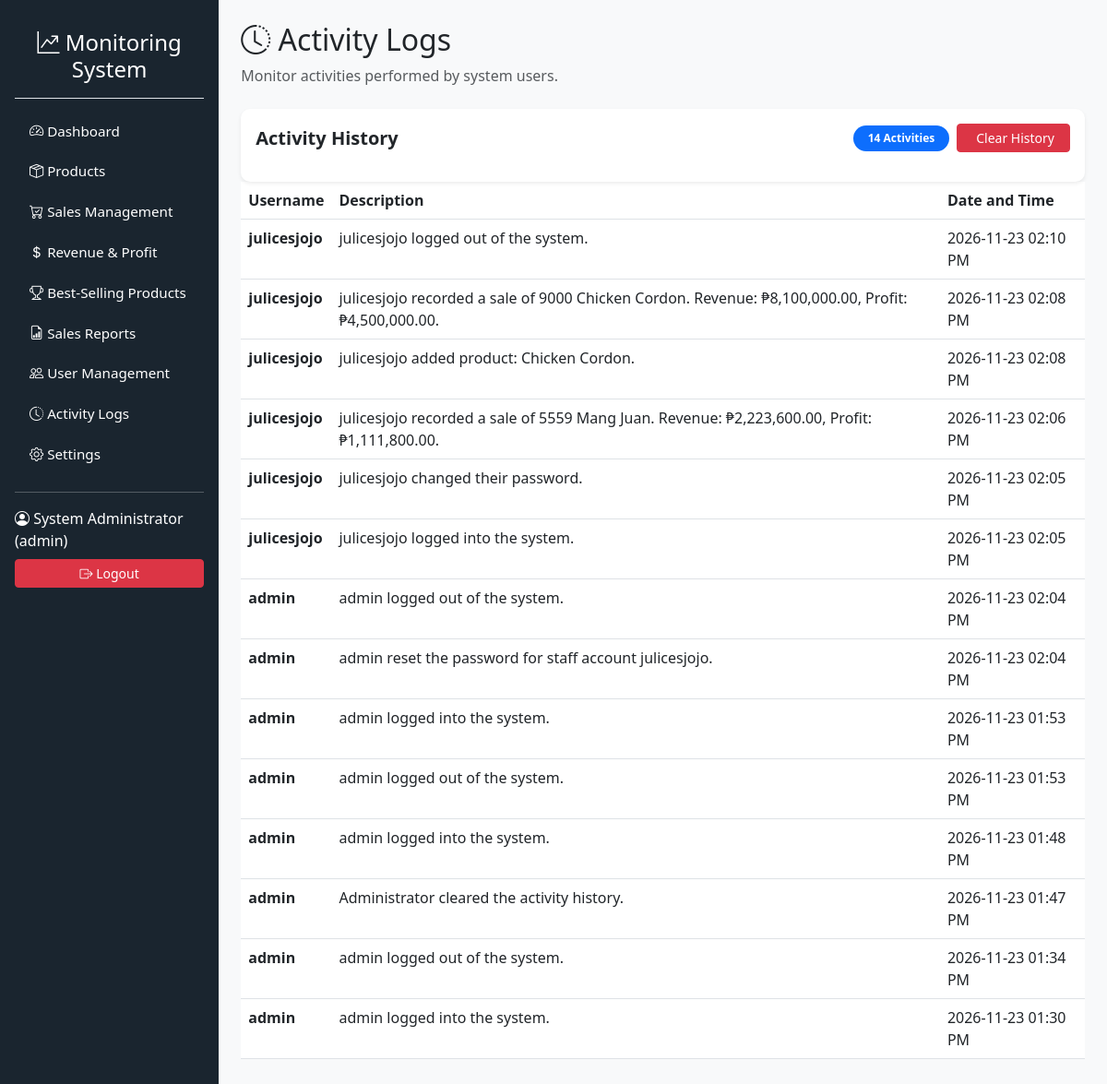
The app's page /activity-logs (signed in) with its own data.
### models.py (models this page shows, shortened)
class User(UserMixin, db.Model):
    __tablename__ = 'users'
    id = db.Column(db.Integer, primary_key=True)
    username = db.Column(db.String(80), unique=True, nullable=False)
    password_hash = db.Column(db.String(255), nullable=False)
    full_name = db.Column(db.String(120), nullable=False)
    role = db.Column(db.String(20), nullable=False, default='staff') # 'admin' or 'staff'
    date_created = db.Column(db.DateTime, default=datetime.utcnow)
    must_change_password = db.Column(db.Boolean, default=False)

class ActivityLog(db.Model):
    __tablename__ = 'activity_logs'
    id = db.Column(db.Integer, primary_key=True)
    user_id = db.Column(
        db.Integer,
        db.ForeignKey('users.id', ondelete='SET NULL'),
        nullable=True
    )
    username = db.Column(db.String(80), nullable=False)
    action = db.Column(db.String(100), nullable=False)
    description = db.Column(db.Text, nullable=False)
    timestamp = db.Column(db.DateTime, default=datetime.utcnow)
    user = db.relationship('User', backref='activity_logs')

### routes/users.py (the view)
@users_bp.route('/activity-logs')
@login_required
def activity_logs():
    if current_user.role != 'admin':
        flash('Access restricted to administrators only.', 'danger')
        return redirect(url_for('dashboard.index'))
    logs = ActivityLog.query.order_by(
        ActivityLog.timestamp.desc(),
        ActivityLog.id.desc()
    ).all()
    return render_template('activity_logs.html', logs=logs)

### app.py (called while the page is built)
@login_manager.user_loader
def load_user(user_id):
    return User.query.get(int(user_id))

### routes/auth.py (called while the page is built)
@auth_bp.before_app_request
def require_password_change():
    if current_user.is_authenticated and current_user.must_change_password:
        allowed_endpoints = [
            'auth.change_password',
            'auth.logout',
            'static'
        ]
        if request.endpoint not in allowed_endpoints:
            return redirect(url_for('auth.change_password'))

### templates/activity_logs.html (shortened to what this page needs)
{% extends "base.html" %}
{% block content %}
<div class="d-flex justify-content-between align-items-center mb-4">
    <div>
        <h2><i class="bi bi-clock-history"></i> Activity Logs</h2>
        <p class="text-muted mb-0">Monitor activities performed by system users.</p>
    </div>
</div>
<div class="card p-3 shadow-sm">
<div class="d-flex justify-content-between align-items-center flex-wrap gap-2 mb-3">
    <h5 class="mb-0 fw-semibold">Activity History</h5>
    <div class="d-flex align-items-center gap-2">
        <span class="badge bg-primary rounded-pill px-3 py-2">
            {{ logs|length }} Activities
        </span>
        {% if current_user.role == 'admin' %}
        <form method="POST"
              action="{{ url_for('users.clear_activity_logs') }}"
              onsubmit="return confirm('Are you sure you want to clear all activity history? This action cannot be undone.');">
            <button type="submit" class="btn btn-danger btn-sm px-3">
                Clear History
            </button>
        </form>
        {% endif %}
    </div>
</div>
    </div>
    <div class="table-responsive">
        <table class="table table-hover">
    <thead>
        <tr>
            <th>Username</th>
            <th>Description</th>
            <th>Date and Time</th>
        </tr>
    </thead>
    <tbody>
        {% for log in logs %}
        <tr>
            <td><strong>{{ log.username }}</strong></td>
            <td>{{ log.description }}</td>
            <td>{{ log.timestamp.strftime('%Y-%m-%d %I:%M %p') }}</td>
        </tr>
        {% endfor %}
    </tbody>
</table>
    </div>
</div>
{% endblock %}

### templates/base.html (shortened to what this page needs)
<!DOCTYPE html>
<html lang="en">
<head>
    <link href="https://cdn.jsdelivr.net/npm/bootstrap@5.3.0/dist/css/bootstrap.min.css" rel="stylesheet">
    <link href="https://cdn.jsdelivr.net/npm/bootstrap-icons@1.10.0/font/bootstrap-icons.css" rel="stylesheet">
    <link rel="stylesheet" href="{{ url_for('static', filename='css/style.css') }}">
</head>
<body>
    <div class="d-flex">
        <nav class="sidebar bg-dark text-white p-3">
            <h4 class="text-center py-3 border-bottom"><i class="bi bi-graph-up-arrow"></i> Monitoring System</h4>
            <ul class="nav nav-pills flex-column mb-auto mt-3">
                <li class="nav-item"><a href="{{ url_for('dashboard.index') }}" class="nav-link text-white"><i class="bi bi-speedometer2"></i> Dashboard</a></li>
                <li><a href="{{ url_for('products.index') }}" class="nav-link text-white"><i class="bi bi-box-seam"></i> Products</a></li>
                <li><a href="{{ url_for('sales.index') }}" class="nav-link text-white"><i class="bi bi-cart-check"></i> Sales Management</a></li>
                <li><a href="{{ url_for('reports.revenue') }}" class="nav-link text-white"><i class="bi bi-currency-dollar"></i> Revenue & Profit</a></li>
                <li><a href="{{ url_for('reports.best_sellers') }}" class="nav-link text-white"><i class="bi bi-trophy"></i> Best-Selling Products</a></li>
                <li><a href="{{ url_for('reports.reports') }}" class="nav-link text-white"><i class="bi bi-file-earmark-bar-graph"></i> Sales Reports</a></li>
                {% if current_user.role == 'admin' %}
<li>
    <a href="{{ url_for('users.index') }}" class="nav-link text-white">
        <i class="bi bi-people"></i> User Management
    </a>
</li>
<li>
    <a href="{{ url_for('users.activity_logs') }}" class="nav-link text-white">
        <i class="bi bi-clock-history"></i> Activity Logs
    </a>
</li>
{% endif %}
                <li><a href="{{ url_for('users.settings') }}" class="nav-link text-white"><i class="bi bi-gear"></i> Settings</a></li>
            </ul>
            <hr>
            <div class="dropdown">
                <span class="d-block mb-2"><i class="bi bi-person-circle"></i> {{ current_user.full_name }} ({{ current_user.role }})</span>
                <a href="{{ url_for('auth.logout') }}" class="btn btn-danger btn-sm w-100"><i class="bi bi-box-arrow-right"></i> Logout</a>
            </div>
        </nav>
        <main class="content flex-grow-1 p-4">
            {% block content %}{% endblock %}
</body>
</html>

### static/css/style.css (style rules this page uses)
body { background-color: #f4f6f9; font-family: 'Segoe UI', Tahoma, Geneva, Verdana, sans-serif; }
.sidebar { width: 260px; min-height: 100vh; background-color: #1a252f !important; }
.sidebar .nav-link { font-size: 0.95rem; margin-bottom: 5px; border-radius: 5px; transition: all 0.2s; }
.content { background-color: #f8f9fa; min-height: 100vh; }
.card { border: none; border-radius: 10px; box-shadow: 0 4px 6px rgba(0,0,0,0.05); }

### records on screen
User: full_name "System Administrator", role "admin"
ActivityLog: username "julicesjojo", description "julicesjojo logged out of the system.", timestamp "2026-11-23 02:10 PM"
ActivityLog: username "julicesjojo", description "julicesjojo recorded a sale of 9000 Chicken Cordon. Revenue: ₱8,100,000.00, Profit: ₱4,500,000.00.", timestamp "2026-11-23 02:08 PM"
ActivityLog: username "julicesjojo", description "julicesjojo added product: Chicken Cordon.", timestamp "2026-11-23 02:08 PM"
ActivityLog: username "julicesjojo", description "julicesjojo recorded a sale of 5559 Mang Juan. Revenue: ₱2,223,600.00, Profit: ₱1,111,800.00.", timestamp "2026-11-23 02:06 PM"
ActivityLog: username "julicesjojo", description "julicesjojo changed their password.", timestamp "2026-11-23 02:05 PM"
ActivityLog: username "julicesjojo", description "julicesjojo logged into the system.", timestamp "2026-11-23 02:05 PM"
ActivityLog: username "admin", description "admin logged out of the system.", timestamp "2026-11-23 02:04 PM"
ActivityLog: username "admin", description "admin reset the password for staff account julicesjojo.", timestamp "2026-11-23 02:04 PM"
ActivityLog: username "admin", description "admin logged into the system.", timestamp "2026-11-23 01:53 PM"
ActivityLog: username "admin", description "admin logged out of the system.", timestamp "2026-11-23 01:53 PM"
ActivityLog: username "admin", description "admin logged into the system.", timestamp "2026-11-23 01:48 PM"
ActivityLog: username "admin", description "Administrator cleared the activity history.", timestamp "2026-11-23 01:47 PM"
ActivityLog: username "admin", description "admin logged out of the system.", timestamp "2026-11-23 01:34 PM"
ActivityLog: username "admin", description "admin logged into the system.", timestamp "2026-11-23 01:30 PM"

### other values on screen
{{ logs|length }} "14"
